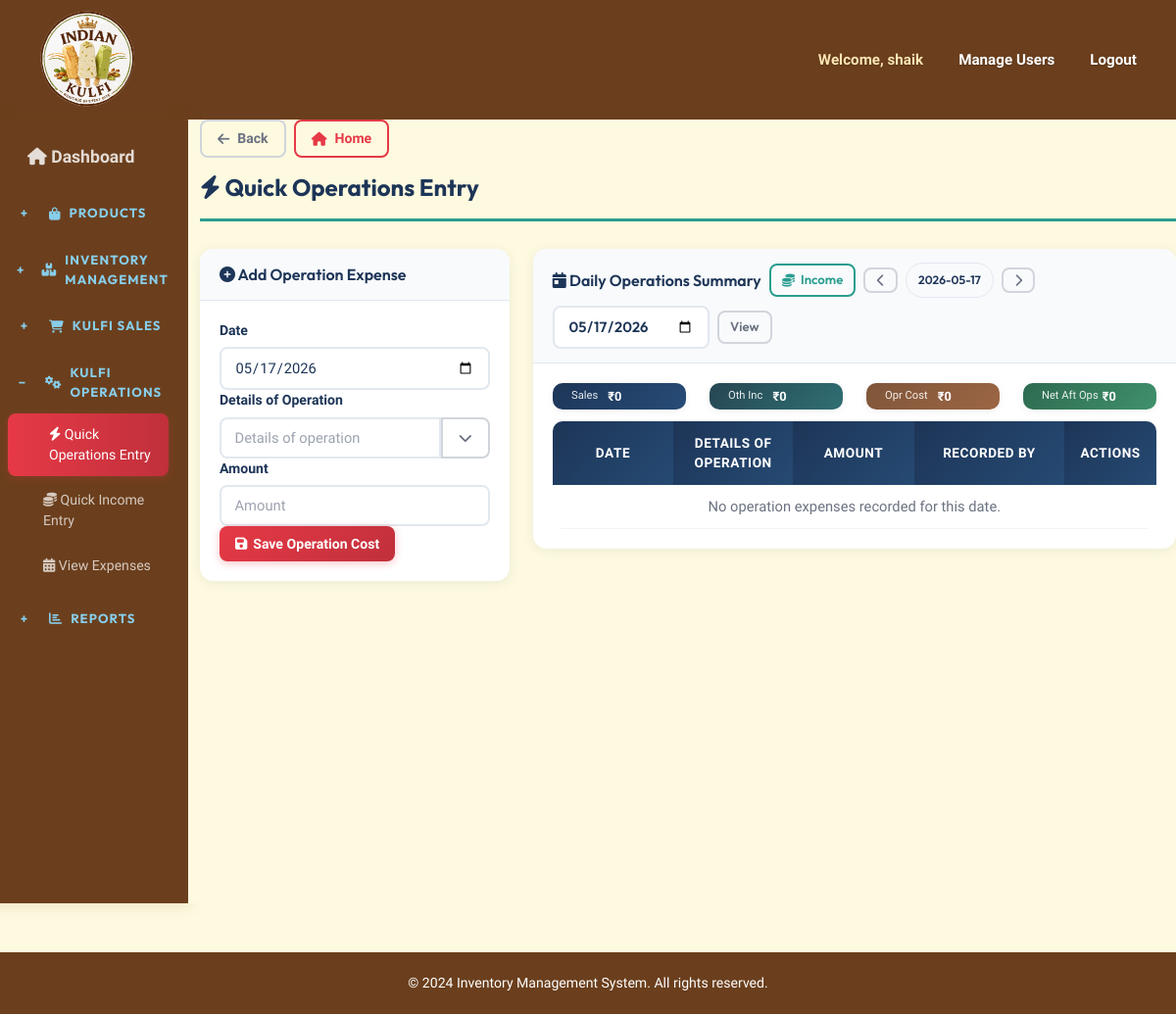
The page /operations/quick-entry/?date=2026-05-17 (signed in) on the database as committed earlier.
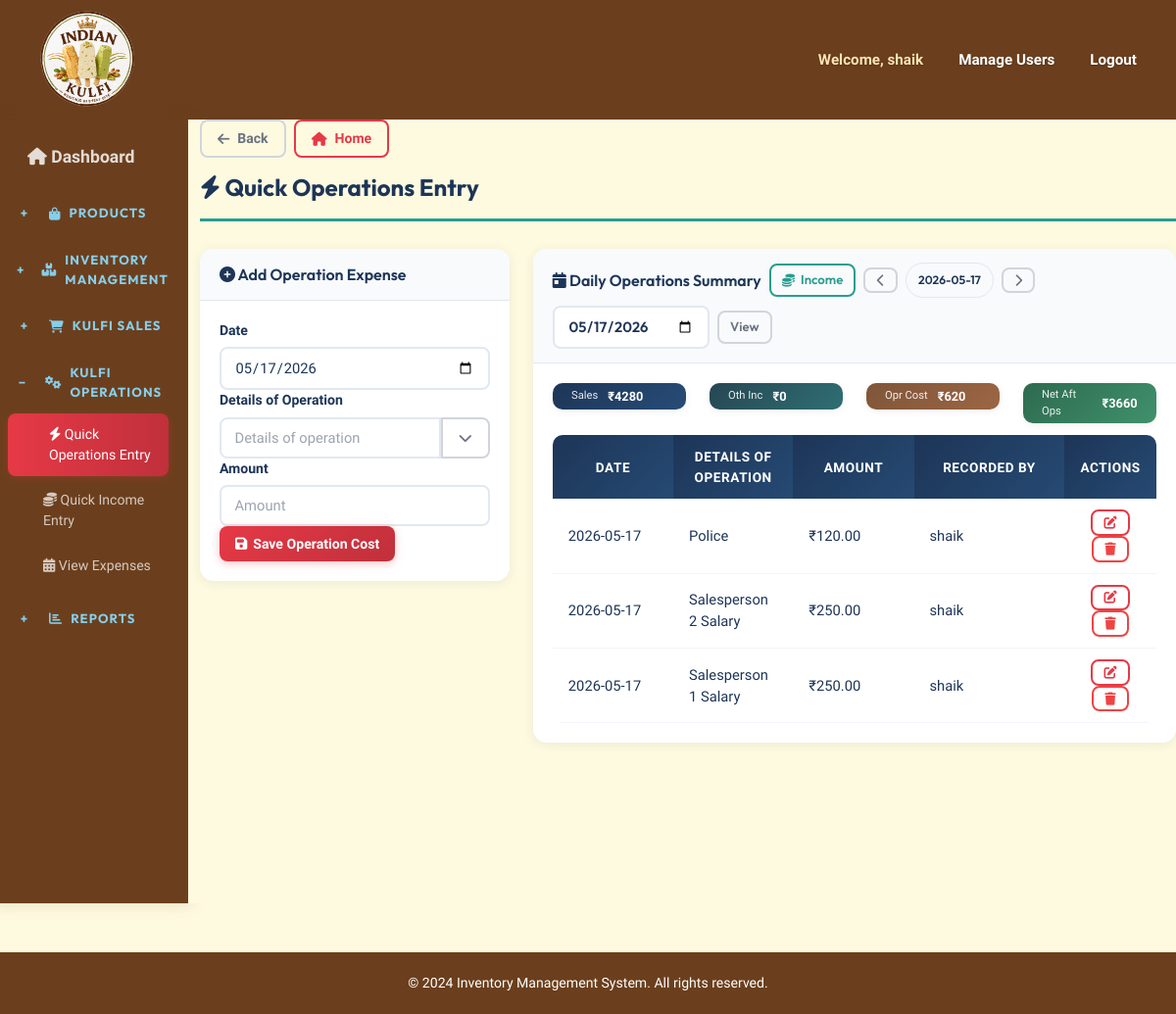
The same page on the database as committed later.
### inventory/models.py (models this page shows, shortened)
class OperationsExpense(models.Model):
    operation_date = models.DateField(default=timezone.now)
    details = models.CharField(max_length=255)
    amount = models.DecimalField(max_digits=12, decimal_places=2)
    client_txn_id = models.CharField(max_length=64, blank=True, null=True, db_index=True, help_text="Client-generated idempotency key")
    client_updated_at = models.DateTimeField(blank=True, null=True, db_index=True, help_text="Client-side update timestamp")
    server_version = models.PositiveIntegerField(default=1)
    created_by = models.ForeignKey(User, on_delete=models.SET_NULL, null=True, blank=True)
    created_at = models.DateTimeField(auto_now_add=True)
    updated_at = models.DateTimeField(auto_now=True)
    class Meta:
        ordering = ['-operation_date', '-created_at']
        verbose_name_plural = "Operations Expenses"

### inventory/views.py (the view)
    def _wrapped_view(request, *args, **kwargs):
        if not request.user.is_authenticated:
            return redirect('login')
        if not request.user.is_staff:
            messages.error(request, 'You can access only the Sales module with this account.')
            return redirect('quick_sales_entry')
        return view_func(request, *args, **kwargs)

### inventory/forms.py
class OperationsExpenseForm(forms.ModelForm):
    class Meta:
        model = OperationsExpense
        fields = ['operation_date', 'details', 'amount']
        widgets = {
            'operation_date': forms.DateInput(attrs={'class': 'form-control', 'type': 'date'}),
            'details': forms.TextInput(attrs={'class': 'form-control', 'placeholder': 'Details of operation'}),
            'amount': forms.NumberInput(attrs={'class': 'form-control', 'placeholder': 'Amount', 'step': '0.01', 'min': '0'}),
        }
    def __init__(self, *args, **kwargs):
        super().__init__(*args, **kwargs)
        self.fields['operation_date'].initial = timezone.now().date()

### inventory/views.py (called while the page is built)
def admin_only_view(view_func):
    def _wrapped_view(request, *args, **kwargs):
        if not request.user.is_authenticated:
            return redirect('login')
        if not request.user.is_staff:
            messages.error(request, 'You can access only the Sales module with this account.')
            return redirect('quick_sales_entry')
        return view_func(request, *args, **kwargs)
    return _wrapped_view

### templates/inventory/quick_operations_entry.html (shortened to what the changed rows need)
{% extends 'inventory/base.html' %}
{% block content %}
<h1 class="page-title"><i class="fas fa-bolt"></i> Quick Operations Entry</h1>
<div class="row mb-4">
    <div class="col-lg-8 mb-3">
        <div class="card">
            <div class="card-body">
                <div class="row g-2 mb-3">
                    <div class="col-6 col-md-3">
                        <div class="alert py-1 mb-0 text-center text-white border-0" style="min-width:0;background:linear-gradient(135deg,#1d3557 0%,#274c77 100%);">
                            <div class="text-white text-truncate" style="font-size:0.7rem;opacity:0.9;">Sales</div>
                            <div class="fw-bold text-nowrap overflow-hidden" style="font-size:0.8rem;">₹{{ day_revenue|floatformat:0 }}</div>
                        </div>
                    </div>
                    <div class="col-6 col-md-3">
                        <div class="alert py-1 mb-0 text-center text-white border-0" style="min-width:0;background:linear-gradient(135deg,#7f5539 0%,#9c6644 100%);">
                            <div class="text-white text-truncate" style="font-size:0.7rem;opacity:0.9;">Opr Cost</div>
                            <div class="fw-bold text-nowrap overflow-hidden" style="font-size:0.8rem;">₹{{ total_day_operation_cost|floatformat:0 }}</div>
                        </div>
                    </div>
                    <div class="col-6 col-md-3">
                        <div class="alert py-1 mb-0 text-center text-white border-0" style="min-width:0;background:linear-gradient(135deg,#2d6a4f 0%,#40916c 100%);">
                            <div class="d-flex align-items-center justify-content-start gap-1 text-start" style="min-width:0;">
                                <div class="text-white text-truncate" style="font-size:0.7rem;opacity:0.9;">Net Aft Ops</div>
                                <div class="fw-bold text-nowrap overflow-hidden" style="font-size:0.8rem;">₹{{ day_net_after_operations|floatformat:0 }}</div>
                            </div>
                        </div>
                    </div>
                </div>
                <div class="table-responsive">
                    <table class="table table-sm table-hover align-middle">
                        <thead class="table-light">
                            <tr>
                                <th style="width: 20%;">Date</th>
                                <th>Details of Operation</th>
                                <th style="width: 20%;">Amount</th>
                                <th style="width: 25%;">Recorded By</th>
                                <th style="width: 12%;" class="text-center">Actions</th>
                            </tr>
                        </thead>
                        <tbody>
                            {% for item in operations_entries %}
                            <tr>
                                <td>{{ item.operation_date|date:'Y-m-d' }}</td>
                                <td>{{ item.details }}</td>
                                <td>₹{{ item.amount|floatformat:2 }}</td>
                                <td>{% if item.created_by %}{{ item.created_by.get_full_name|default:item.created_by.username }}{% else %}-{% endif %}</td>
                                <td class="text-center">
                                    <a href="{% url 'quick_operations_entry' %}?date={{ selected_date|date:'Y-m-d' }}&edit={{ item.id }}" class="btn btn-sm btn-outline-primary" title="Edit">
                                        <i class="fas fa-edit"></i>
                                    </a>
                                    <form method="POST" action="{% url 'delete_operations_expense' item.id %}" class="d-inline" onsubmit="return confirm('Delete this operation entry?');">
                                        <button type="submit" class="btn btn-sm btn-outline-danger" title="Delete">
                                            <i class="fas fa-trash"></i>
                                        </button>
                                    </form>
                                </td>
                            </tr>
                            {% empty %}
                            <tr>
                                <td colspan="5" class="text-center text-muted">No operation expenses recorded for this date.</td>
                            </tr>
                            {% endfor %}
                        </tbody>
                    </table>
                </div>
            </div>
        </div>
    </div>
</div>
{% endblock %}

Rows that differ between the two databases and show on the page:
added OperationsExpense: operation_date "2026-05-17", details "Police", amount "120.00", created_by.get_full_name "shaik"
added OperationsExpense: operation_date "2026-05-17", details "Salesperson 2 Salary", amount "250.00", created_by.get_full_name "shaik"
added OperationsExpense: operation_date "2026-05-17", details "Salesperson 1 Salary", amount "250.00", created_by.get_full_name "shaik"
Other text that changed with them:
{{ day_revenue|floatformat:0 }}: "0" → "4280"
{{ total_day_operation_cost|floatformat:0 }}: "0" → "620"
{{ day_net_after_operations|floatformat:0 }}: "0" → "3660"
text no longer shown: "No operation expenses recorded for this date."
